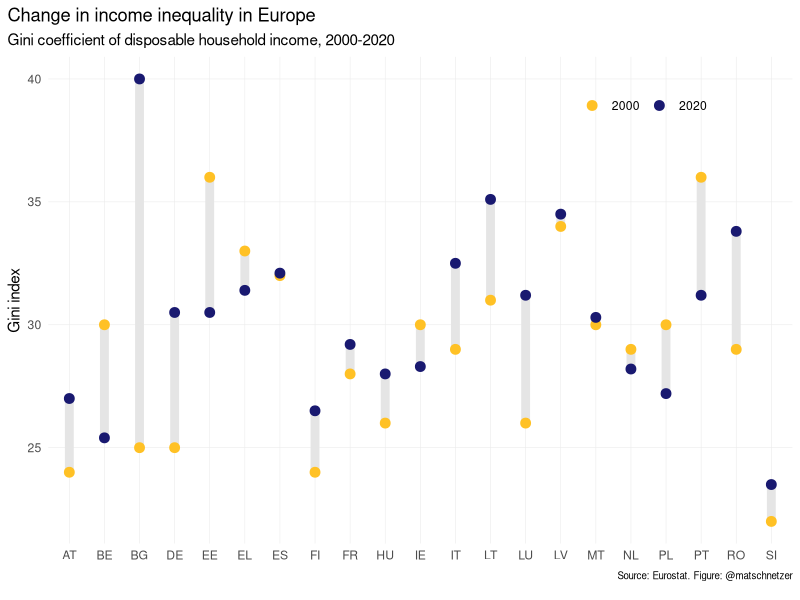
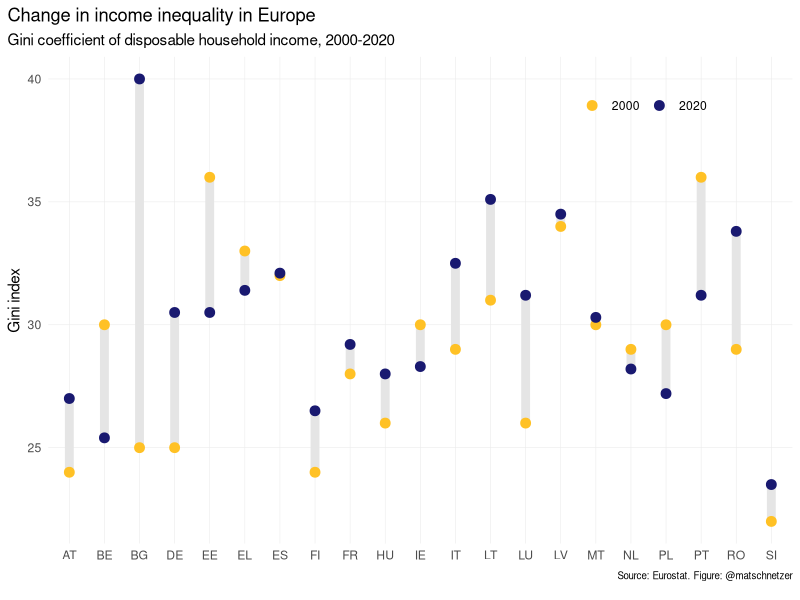

The R script that drew these images, in order:
library(tidyverse)

# Load data
raw <- read_csv("incomeineq.csv")

# Show all available countries, but we don't want country groups (EA18, EU15, etc.) 
unique(raw$geo)
filtered <- raw |> filter(str_length(geo) < 3, TIME_PERIOD %in% c(2000,2020))

# Not all countries have both years available -> filter those with both values!
filtered |> count(geo)
plotdata <- filtered |> filter(n() > 1, .by = geo)

plotdata |> 
  ggplot(aes(x = geo, y = OBS_VALUE)) +
  geom_line(aes(group = geo), linewidth = 3, color = "gray90") +
  geom_point(aes(color = factor(TIME_PERIOD)), size = 3) +
  scale_color_manual(name = NULL, values = c("goldenrod1","midnightblue"),
                     guide = guide_legend(direction = "horizontal")) + 
  labs(x = NULL, y = "Gini index", title = "Change in income inequality in Europe",
       subtitle = "Gini coefficient of disposable household income, 2000-2020",
       caption = "Source: Eurostat. Figure: @matschnetzer") +
  theme_minimal() +
  theme(legend.position = c(0.8,0.9),
        plot.title.position = "plot",
        plot.caption = element_text(size = 7, margin = margin(t = 1, unit = "lines")),
        panel.grid.minor = element_blank(),
        panel.grid.major = element_line(linewidth = 0.2))

ggsave("incomeineq.png", width = 8, height = 5, dpi = 320)
